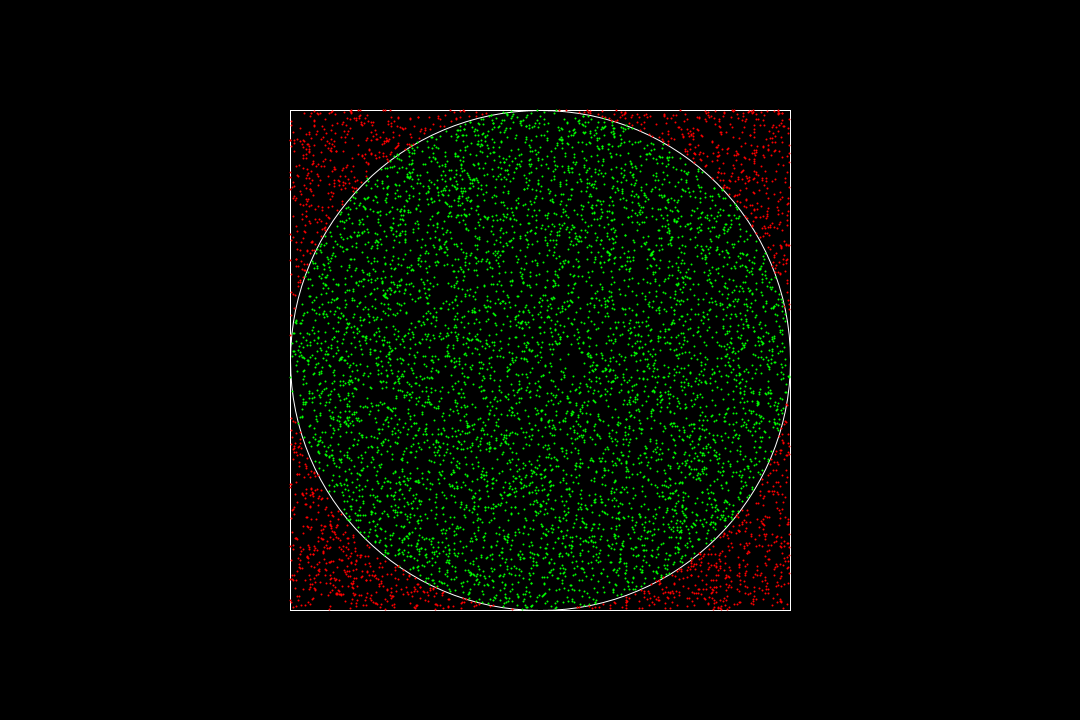
Frame 1 (no input)
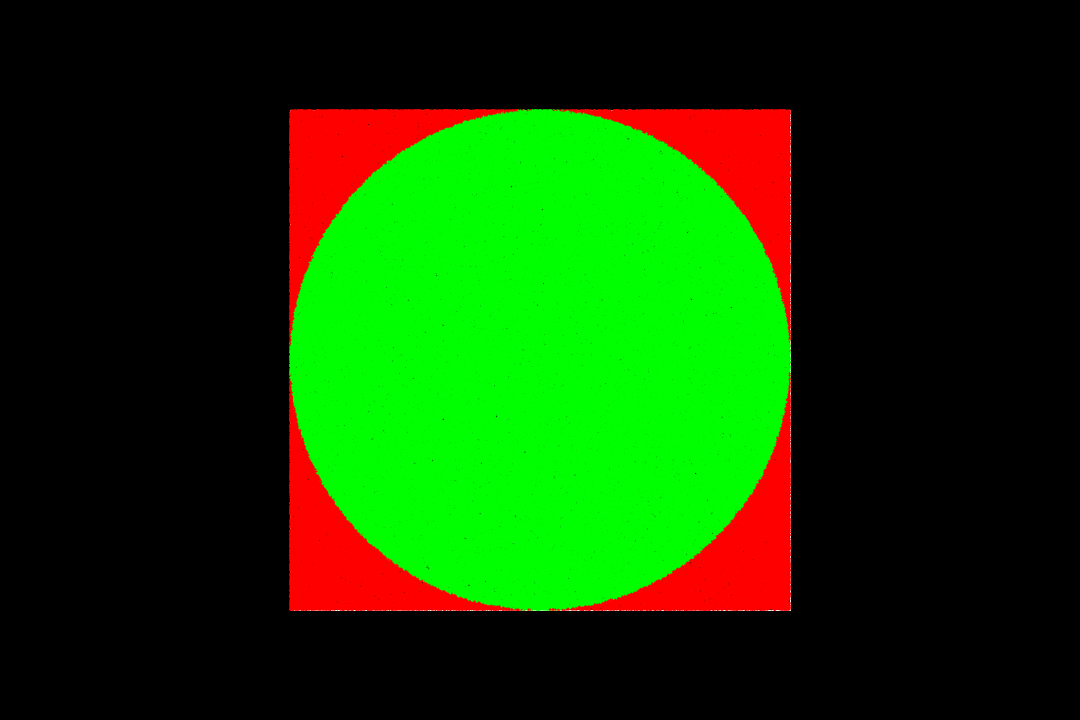
Frame 60 (the mouse pressed at the canvas centre just before this capture)
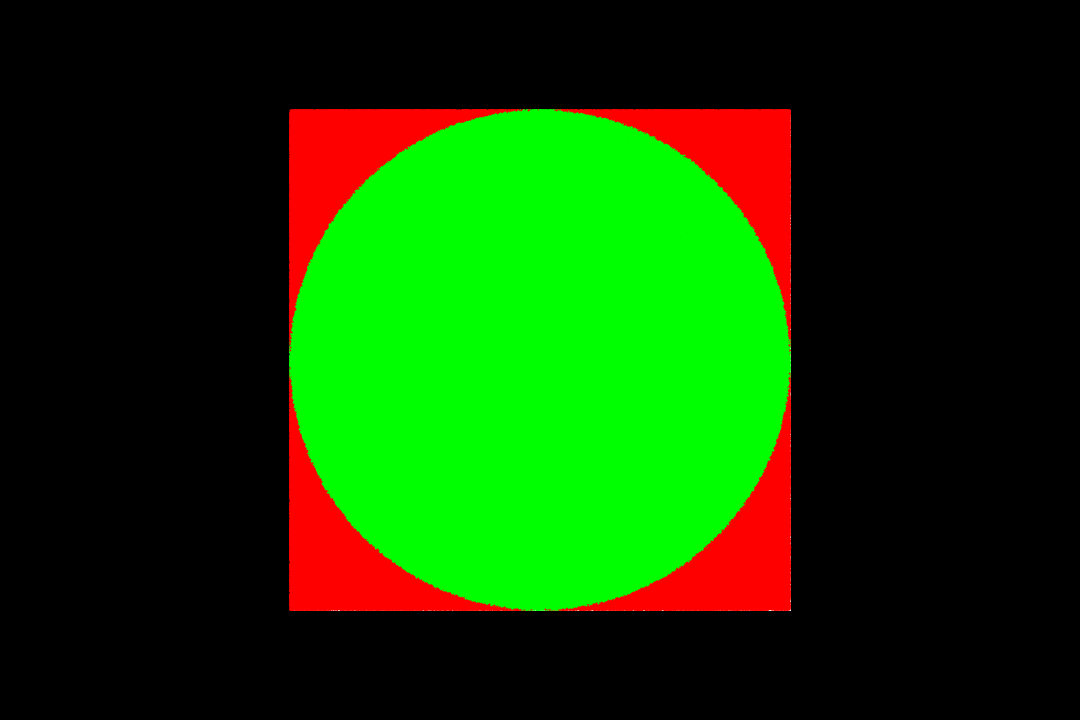
Frame 120 (the mouse held since frame 60 and released just before this capture)

The Processing sketch that drew these frames (run headless with seeded random() and noise(); from frame 60 on, the mouse is pressed at the canvas centre):

// Processing sketch: ApproximatingPI
// ── ApproximatingPI.pde
class Point 
{
  float x;
  float y;
  
  Point()
  {
    x = 0.0;
    y = 0.0;
  }
  
  void nextPoint()
  {
    stroke(255,0,0);
    strokeWeight(2);
    x = random(-250,250);
    y = random(-250,250);
  }
  double getDist()
  {
    return dist(0,0,x,y);
  }
}

// ── Main.pde
void settings()
{
  size(1080,720);
}

Point p = new Point();
double totalP = 0,circleP = 0;
double record = 20;

void setup()
{
  background(0);
  noFill();
  stroke(255);
  strokeWeight(1);
  translate(width/2,height/2);
  rectMode(CENTER);
  rect(0,0,500,500);
  ellipse(0,0,500,500);
}

void draw()
{
  translate(width/2,height/2);
  for(int i=0;i<8000;++i)
  {
    countPoints();
    point(p.x,p.y);
    p.nextPoint();
    printPI();
  }
}

void countPoints()
{
    totalP++;    
    if(p.getDist()<250)
    {
      stroke(0,255,0);
      circleP++;
    }
}

void printPI()
{
    double myPI = 4*(circleP/totalP);
    double diff = (Math.PI - myPI) < 0 ? - (Math.PI - myPI) :( Math.PI - myPI) ;
    if(diff<record)
     {
       record = diff;
       print(myPI,"\n");
     }
}
